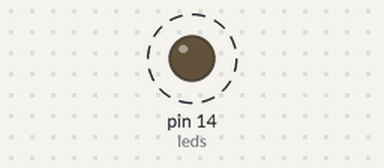
A sketch run on a simulated Arduino Uno, built with avr-gcc and run on an emulated ATmega328P. Parts: output pins drawn as LEDs (lit = HIGH). Dashed ring = blinking.

Above: at 0.22 s.
Timing chart, 0 to 3.0 s (numbered marks = the images above):
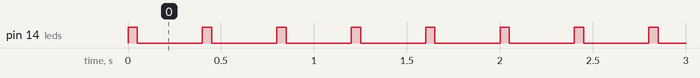

Measured:
- by itself, pin 14 (leds): alternates HIGH for 0.05 s and LOW for 0.35 s

The sketch:

MiniPractica02.ino
```cpp
/*
Mini practica 02
José María Martínez Leal
*/

#define led1 14
#define led2 27
#define led3 26
#define led4 25
#define led5 33

// Definimos los leds de uso en un arreglo de tamaño 5
const int leds[5] = {led1, led2, led3, led4, led5};

void setup() {
  for (int i = 0; i < 5 ; i++) {
    pinMode(leds[i], OUTPUT);
  }
}

void loop() {
  // Recorrido de ida: del LED 1 al 5
  for (int i = 0; i < 5; i++) {
    digitalWrite(leds[i], HIGH); // Enciende el LED actual
    delay(50);                  // Mantiene encendido por 50 ms
    digitalWrite(leds[i], LOW);  // Apaga el LED actual antes del siguiente paso
  }

  // Recorrido de vuelta: del LED 4 al 2
  for (int i = 3; i >= 1; i--) {
    digitalWrite(leds[i], HIGH);
    delay(50);
    digitalWrite(leds[i], LOW);
  }
}
```
